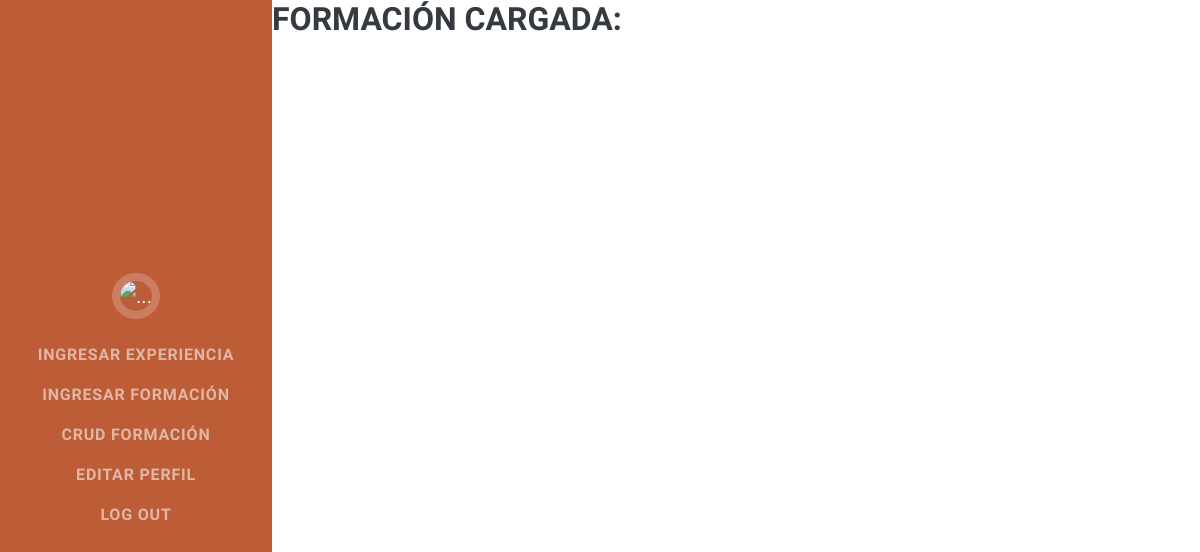
The page /cv_app/formacion/list on the database as committed earlier.
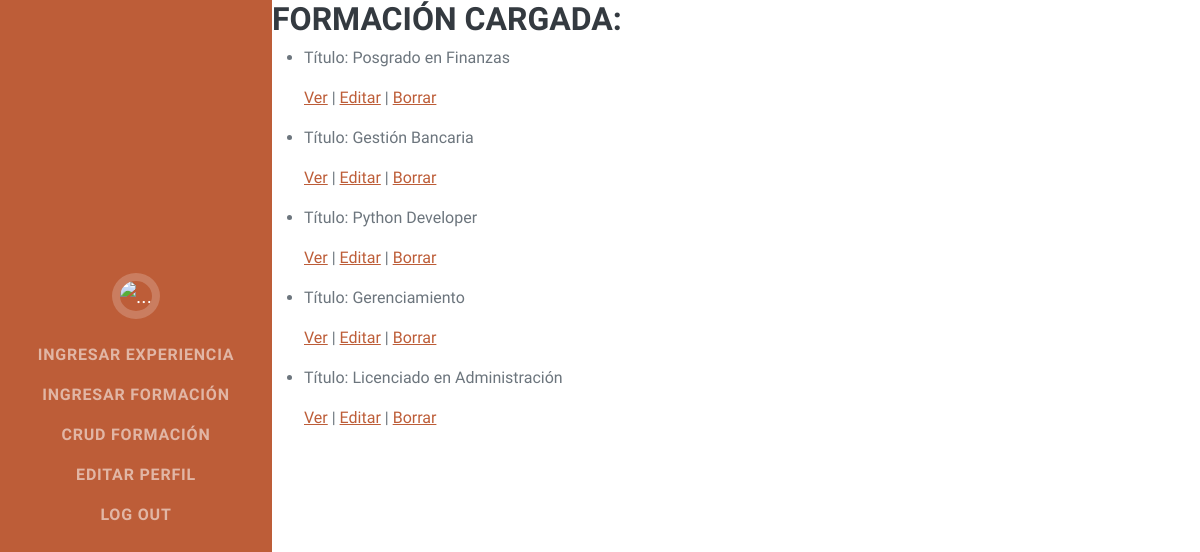
The same page on the database as committed later.
### cv_app/models.py (models this page shows, shortened)
class Formacion(models.Model):
    titulo = models.CharField(max_length=50)
    grado = models.CharField(max_length=50)
    universidad = models.CharField(max_length=50)
    año_recibido = models.IntegerField()

### cv_app/views.py (the view)
# urls.py: path('formacion/list', views.Formacion_List.as_view(), name='List_Formacion'),
class Formacion_List(ListView):
      model = Formacion
      template_name = 'cv_app/form_list.html'

### cv_app/templates/cv_app/form_list.html
{% extends "cv_app/nav.html" %}
{% load static %}
{% block contenido %}
<body>
    <h3>Formación cargada:</h3>
    <ul>
        {% for formacion in object_list %}
            <li>
                <p>Título: {{ formacion.titulo }} </p>
                <p>
                    <a href="{% url 'Detail_Formacion' formacion.id %}">Ver</a> |
                    <a href="{% url 'Edit_Formacion' formacion.id %}">Editar</a> |
                    <a href="{% url 'Delete_Formacion' formacion.id %}">Borrar</a>
                </p>
            </li>
        {% endfor %}
    </ul>
    {% endblock %}

Rows that differ between the two databases and show on the page:
added Formacion: titulo "Posgrado en Finanzas"
added Formacion: titulo "Gestión Bancaria"
added Formacion: titulo "Python Developer"
added Formacion: titulo "Gerenciamiento"
added Formacion: titulo "Licenciado en Administración"
